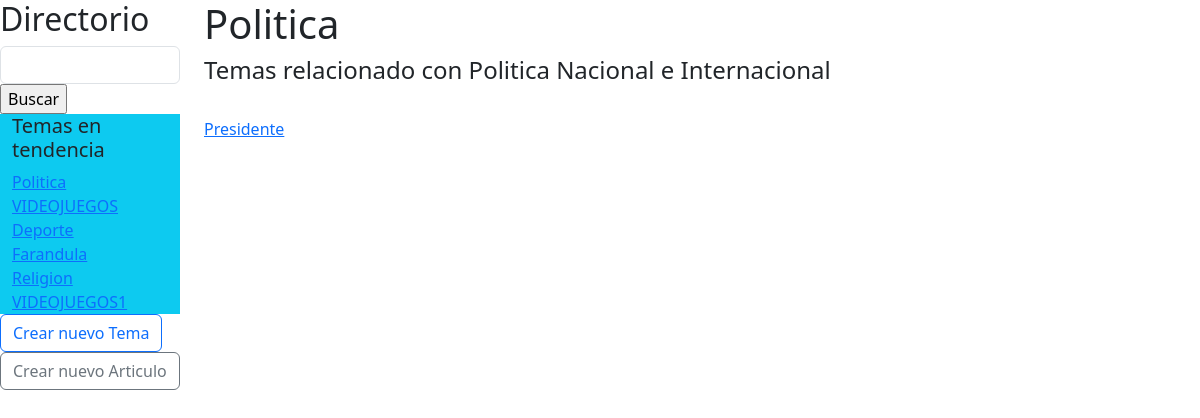
The app's page /vistaArticulo/1 with its own data.
### wikiApp/models.py (models this page shows)
class tema(models.Model):
    tituloTema = models.CharField(max_length=128, null=True, blank=True)
    descripcionTema = models.CharField(max_length=512, null=True, blank=True)

class articulo(models.Model):
    tituloArticulo = models.CharField(max_length=128, null=True, blank=True)
    contenidoArticulo = models.CharField(max_length=1024, null=True, blank=True)
    temaRelacionado = models.ForeignKey(tema, null=True,blank=True,on_delete=models.SET_NULL)

### wikiApp/views.py (the view)
# urls.py: path('vistaArticulo/<str:idTema>',views.vistaArticulo,name='vistaArticulo'),
def vistaArticulo(request,idTema):
    listaTema = tema.objects.all().order_by('id')
    objTema = tema.objects.get(id=idTema)
    listaArticulo = objTema.articulo_set.all()
    return render(request,'vistaArticulo.html',{
        'listaTema':listaTema,
        'objTema':objTema,
        'listaArticulo': listaArticulo
    })

### wikiApp/templates/vistaArticulo.html (shortened to what this page needs)
{% extends "layout.html" %}
{% block contenido %}
        <h1>{{objTema.tituloTema}}</h1>
        <div>
            <h4>{{objTema.descripcionTema}}</h4>
        </div>
        <br>
        {% for teaminfo in listaArticulo %}
            <div>
                <a href="{% url 'wikiApp:vistaDetalleArticulo' teaminfo.id %}">{{ teaminfo.tituloArticulo }}</a>
            </div>
        {% endfor %}
{% endblock %}

### wikiApp/templates/layout.html (shortened to what this page needs)
{% load static %}
<!DOCTYPE html>
<html lang="en">
<head>
    <link href="https://cdn.jsdelivr.net/npm/bootstrap@5.3.3/dist/css/bootstrap.min.css" rel="stylesheet">
</head>
<body>
    <div class="row">
        <div class="col-lg-2">
            <h2>Directorio</h2>
            <form action="">
                <input type="text"class="form-control">
                <input type="submit" class="btb btn-success" value="Buscar">
            </form>
            <div class="container bg-info">
                <h5>Temas en tendencia</h5>
                {% for teaminfo in listaTema %}
                    <div>
                        <a href="{% url 'wikiApp:vistaArticulo' teaminfo.id %}">{{ teaminfo.tituloTema }}</a>
                    </div>
                {% endfor %}
            </div>
            <div>
                <a class="btn btn-outline-primary" href="{% url 'wikiApp:nuevoTema' %}" role="button">Crear nuevo Tema</a>
            </div>
            <div>
                <a class="btn btn-outline-secondary" href="{% url 'wikiApp:nuevoArticulo' %}" role="button">Crear nuevo Articulo</a>
            </div>
        </div>
        <div class="col-lg-10">
            {% block contenido%}
            {% endblock %}
        </div>
    </div>
</body>
</html>

### records on screen
tema: tituloTema "Politica", descripcionTema "Temas relacionado con Politica Nacional e Internacional"
tema: tituloTema "VIDEOJUEGOS"
tema: tituloTema "Deporte"
tema: tituloTema "Farandula"
tema: tituloTema "Religion"
tema: tituloTema "VIDEOJUEGOS1"
articulo: tituloArticulo "Presidente"
